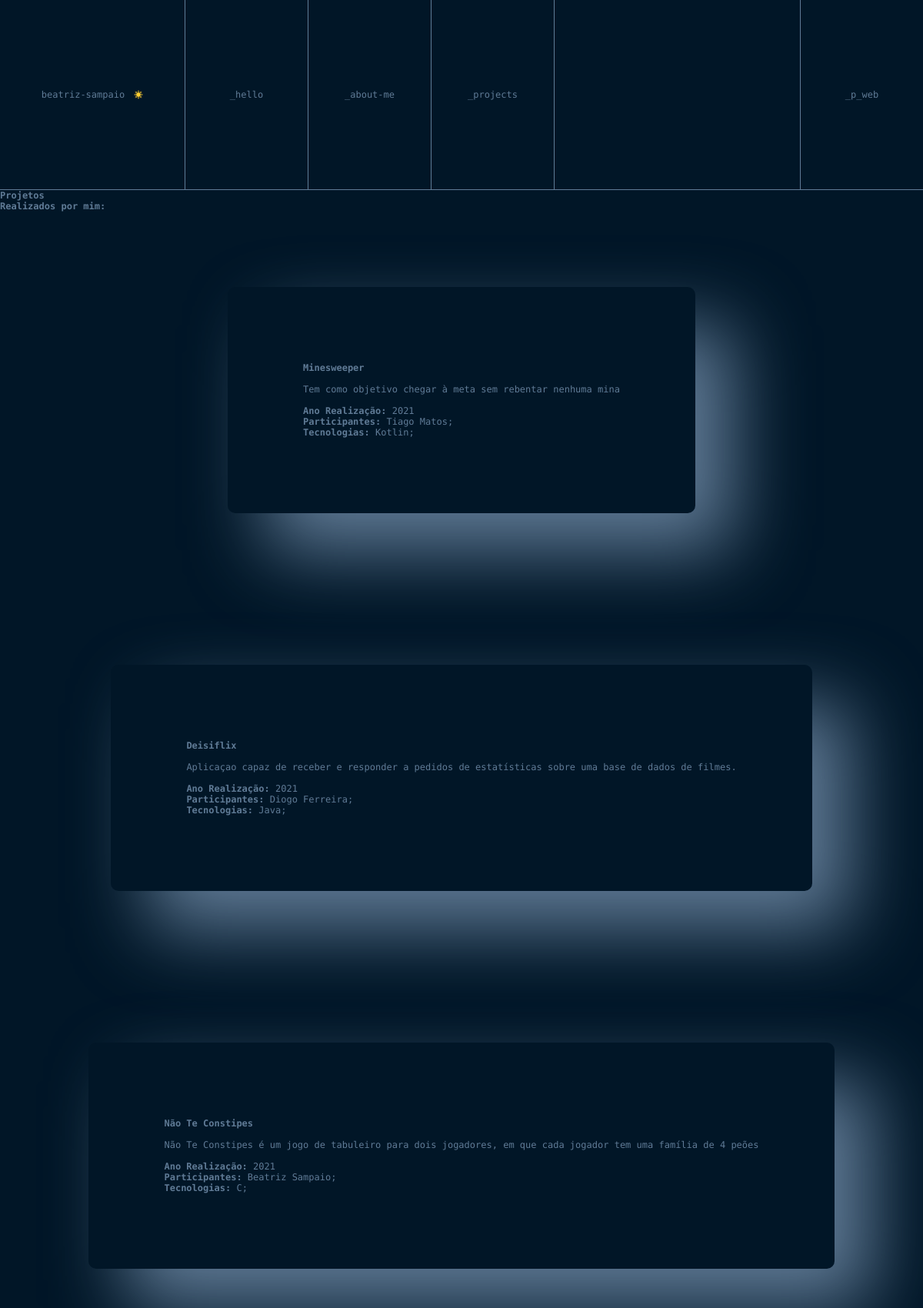
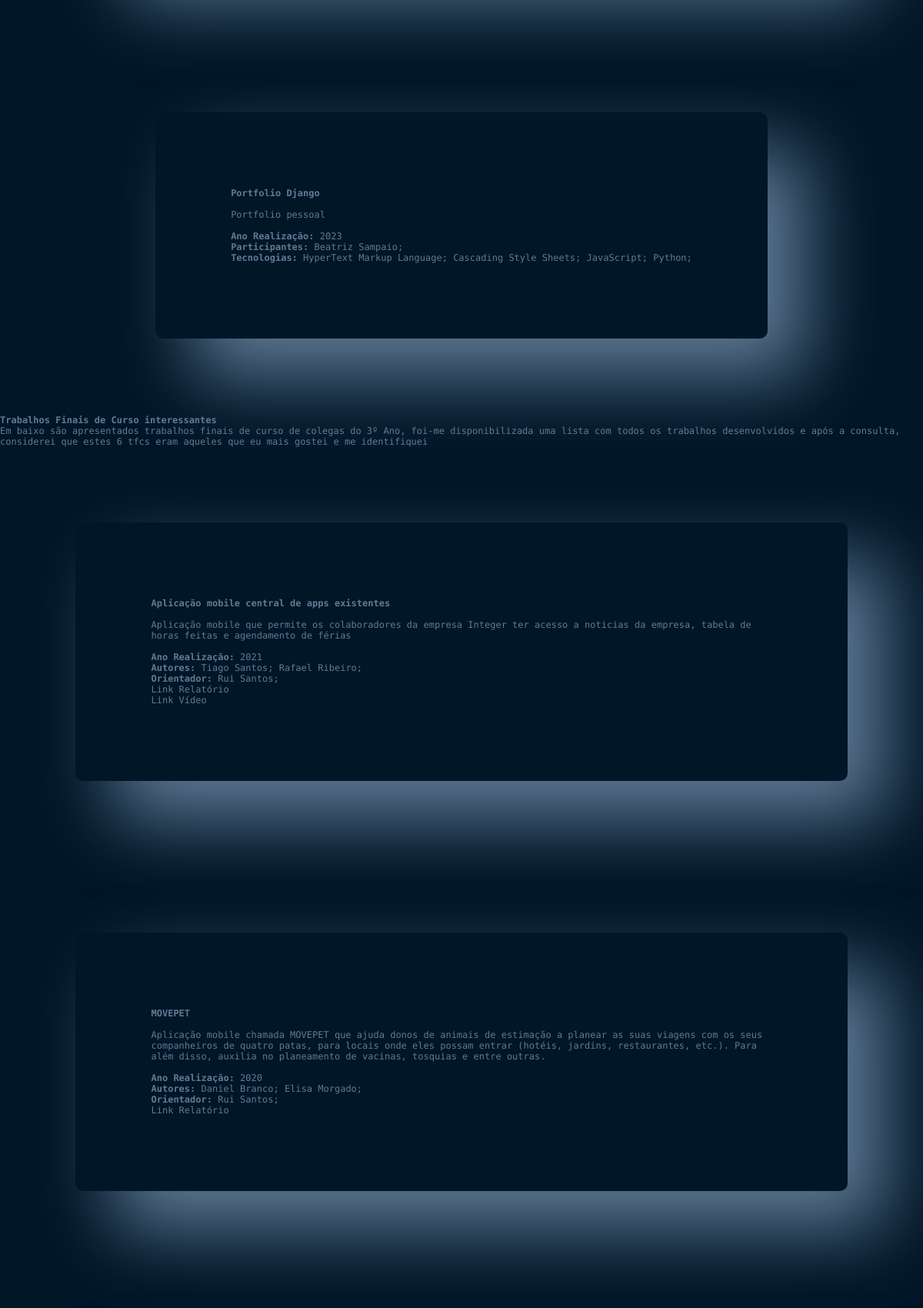
The app's page /projects (upper part) with its own data (2 pictures, top to bottom).
### portfolio/models.py (models this page shows, shortened)
class Projeto(models.Model):
    titulo = models.CharField(max_length=80)
    descricao = models.CharField(max_length=500)
    imagem = models.ImageField(upload_to='static/portfolio/images', blank=True)
    ano_realizacao = models.IntegerField()
    participantes = models.ManyToManyField(Pessoa, blank=True)
    link_github = models.CharField(max_length=1000, null=True, blank=True)
    link_youtube = models.CharField(max_length=1000, null=True, blank=True)
    tecnologias = models.ManyToManyField(Tecnologia, blank=True)

class Pessoa(models.Model):
    nome = models.CharField(max_length=40)
    link_lusofona = models.CharField(max_length=1000, null=True, blank=True)
    link_linkedin = models.CharField(max_length=1000, null=True, blank=True)

class Tecnologia(models.Model):
    nome = models.CharField(max_length=80)
    acronimo = models.CharField(max_length=10, blank=True)
    anoCriacao = models.IntegerField()
    criador = models.CharField(max_length=80)
    logotipo = models.ImageField(upload_to='static/portfolio/images')
    link_site = models.CharField(max_length=1000, null=True, blank=True)
    descricao = models.TextField(max_length=1000)

class TFC(models.Model):
    titulo = models.CharField(max_length=80)
    autor = models.ManyToManyField(Pessoa, related_name='autor')
    orientador = models.ManyToManyField(Pessoa, related_name='orientador')
    anoRealizacao = models.IntegerField()
    sumario = models.CharField(max_length=500)
    link_relatorio = models.CharField(max_length=1000)
    link_github = models.CharField(max_length=1000, null=True, blank=True)
    link_youtube = models.CharField(max_length=1000, null=True, blank=True)

### portfolio/views.py (the view)
# urls.py: path('projects', views.projects_page_view, name='projects'),
def projects_page_view(request):
    context = {
        'projetos': Projeto.objects.all(),
        'tfcs': TFC.objects.all(),
    }
    return render(request, 'portfolio/projects.html', context)

### portfolio/templates/portfolio/projects.html (shortened to what this page needs)
{% extends 'portfolio/layout.html' %}
{% load static %}
{% block main %}
    <div class="scroll">
   <h1 class="heading">Projetos</h1>
    <h3>Realizados por mim:</h3>
        <div class="container-projetos">
            <div class = "caixas">
            {% for projeto in projetos %}
            <div>
                <h3>{{projeto.titulo}}</h3><br>
                <p>{{projeto.descricao}}</p><br>
                <ul>
                    <li><b>Ano Realização: </b>{{projeto.ano_realizacao}}</li>
                    <li><b>Participantes: </b>{% for participante in projeto.participantes.all %}{{participante.nome}}; {% endfor %}</li>
                    <li><b>Tecnologias: </b>{% for tecnologia in projeto.tecnologias.all %}{{tecnologia.nome}}; {% endfor %}</li>
                </ul>
            </div>
            {% endfor %}
        </div>
 </div>
    <h3 class="heading">Trabalhos Finais de Curso interessantes </h3>
    <p>Em baixo são apresentados trabalhos finais de curso de colegas do 3º Ano, foi-me disponibilizada uma lista com todos os trabalhos
    desenvolvidos e após a consulta, considerei que estes 6 tfcs eram aqueles que eu mais gostei e me identifiquei</p>
    <div class="container-tfcs">
             <div class = "caixas">
        {% for tfc in tfcs %}
        <div>
            <h3>{{tfc.titulo}}</h3><br>
            <p>{{tfc.sumario}}</p><br>
            <ul>
                <li><b>Ano Realização: </b>{{tfc.anoRealizacao}}</li>
                <li><b>Autores: </b>{% for autor in tfc.autor.all %}{{autor.nome}}; {% endfor %}</li>
                <li><b>Orientador: </b>{% for orientador in tfc.orientador.all %}{{orientador.nome}}; {% endfor %}</li>
                {% if tfc.link_relatorio is not None %}
                    <a href ="{{tfc.link_relatorio}}" target="_blank">Link Relatório</a><br>
                {% endif %}
                {% if tfc.link_youtube is not None %}
                <a href ="{{tfc.link_youtube}}" target="_blank">Link Vídeo</a><br>
                {% endif %}
            </ul>
        </div>
        {% endfor %}
    </div>
     </div>
    </div>
{% endblock %}

### portfolio/static/portfolio/css/layout.css (style rules this page uses)
* { padding: 0; margin: 0; text-decoration: none; list-style: none; font-family: 'Fira Code', monospace; background-color: var(--main-color); color: var(--first-color); font-size: 1vw; }
:root { --main-color: #011627; --first-color: #607B96; }
.grid-container-page { display: grid; grid-template-rows: 5vh 90vh 5vh; grid-template-areas: "header" "main" "footer"; grid-row-gap: 1px; }
.scroll { height: 90vh; overflow: hidden; overflow-y: scroll; }
.caixas { background-color: var(--main-color); display: flex; flex-flow: row wrap; justify-content: center; }
.caixas { display: flex; flex-direction: row; }
.caixas > * { margin: 2vh; padding: 2vh; border-radius: 10px; box-shadow: 1vh 1vh 2vh var(--first-color); }

### records on screen
Projeto: titulo "Minesweeper", descricao "Tem como objetivo chegar à meta sem rebentar nenhuma mina", ano_realizacao "2021"
Pessoa: nome "Tiago Matos"
Tecnologia: nome "Kotlin"
Projeto: titulo "Deisiflix", descricao "Aplicaçao capaz de receber e responder a pedidos de estatísticas sobre uma base de dados de filmes.", ano_realizacao "2021"
Pessoa: nome "Diogo Ferreira"
Tecnologia: nome "Java"
Projeto: titulo "Não Te Constipes", descricao "Não Te Constipes é um jogo de tabuleiro para dois jogadores, em que cada jogador tem uma família de 4 peões", ano_realizacao "2021"
Pessoa: nome "Beatriz Sampaio"
Tecnologia: nome "C"
Projeto: titulo "Portfolio Django", descricao "Portfolio pessoal", ano_realizacao "2023"
Tecnologia: nome "HyperText Markup Language"
Tecnologia: nome "Cascading Style Sheets"
Tecnologia: nome "JavaScript"
Tecnologia: nome "Python"
TFC: titulo "Aplicação mobile central de apps existentes", sumario "Aplicação mobile que permite os colaboradores da empresa Integer ter acesso a noticias da empresa, tabela de horas feitas e agendamento de férias", anoRealizacao "2021"
Pessoa: nome "Tiago Santos"
Pessoa: nome "Rafael Ribeiro"
Pessoa: nome "Rui Santos"
TFC: titulo "MOVEPET", sumario "Aplicação mobile chamada MOVEPET que ajuda donos de animais de estimação a planear as suas viagens com os seus companheiros de quatro patas, para locais onde eles possam entrar (hotéis, jardins, restaurantes, etc.). Para além disso, auxilia no planeamento de vacinas, tosquias e entre outras.", anoRealizacao "2020"
Pessoa: nome "Daniel Branco"
Pessoa: nome "Elisa Morgado"
